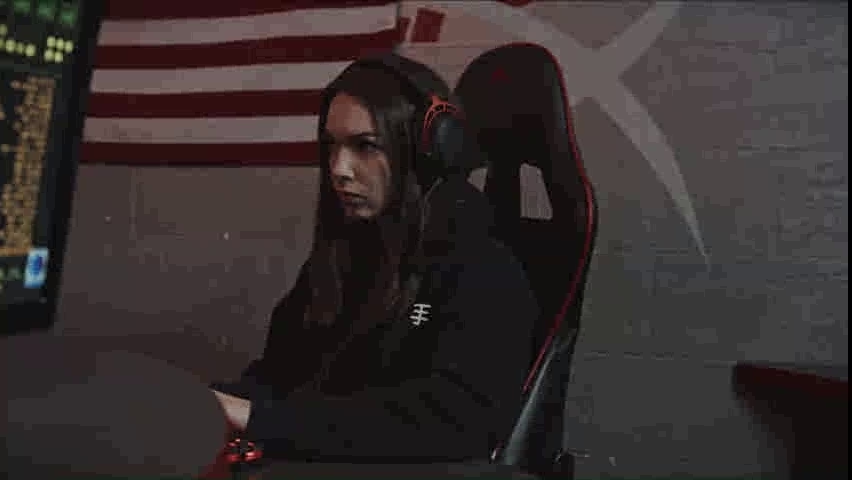
#> input picture output/decoded_frame_001.png, 852 x 480 px, given as the content of the folder frames/, which was not available
$ python main.py
#> lines starting #> are read from the running program, lines starting #| are printed output that depends on the picture; pictures that were not available may be replaced by others from this repository, and a replacement may not be noted
### part1.py
import cv2
import numpy as np
import os

def load_frames(folder_path):

#> called with folder_path = 'frames/'
    frames = []
    files = sorted([
        f for f in os.listdir(folder_path)
        if f.endswith(('.png', '.jpg', '.jpeg'))
    ])
    for file in files:
        img = cv2.imread(os.path.join(folder_path, file))
#> img is the input picture: shape (480, 852, 3); mean B, G, R 45.7, 45.9, 53.8
        if img is not None:
            frames.append(img)
    print(f"{len(frames)} images chargées.")
#| 1 images chargées.
    return frames


def bgr_to_ycbcr(frame_bgr):

    frame_ycbcr = cv2.cvtColor(frame_bgr, cv2.COLOR_BGR2YCrCb)

    Y, Cr, Cb = cv2.split(frame_ycbcr)

    Cb_sub = cv2.resize(Cb, (Cb.shape[1] // 2, Cb.shape[0] // 2),interpolation=cv2.INTER_LINEAR)
    Cr_sub = cv2.resize(Cr, (Cr.shape[1] // 2, Cr.shape[0] // 2),interpolation=cv2.INTER_LINEAR)
    return Y, Cb_sub, Cr_sub
def ycbcr_to_bgr(Y, Cb_sub, Cr_sub):

    h, w = Y.shape

    Cb = cv2.resize(Cb_sub, (w, h), interpolation=cv2.INTER_LINEAR)
    Cr = cv2.resize(Cr_sub, (w, h), interpolation=cv2.INTER_LINEAR)

    merged = cv2.merge([Y, Cr, Cb])
    frame_bgr = cv2.cvtColor(merged, cv2.COLOR_YCrCb2BGR)
    return frame_bgr

### part2.py
import numpy as np
import cv2


Q_MATRIX = np.array([
    [16, 11, 10, 16, 24,  40,  51,  61],
    [12, 12, 14, 19, 26,  58,  60,  55],
    [14, 13, 16, 24, 40,  57,  69,  56],
    [14, 17, 22, 29, 51,  87,  80,  62],
    [18, 22, 37, 56, 68,  109, 103, 77],
    [24, 35, 55, 64, 81,  104, 113, 92],
    [49, 64, 78, 87, 103, 121, 120, 101],
    [72, 92, 95, 98, 112, 100, 103, 99]
], dtype=np.float32)
def dct_2d(block):
    return cv2.dct(block.astype(np.float32))
def idct_2d(block):
    return cv2.idct(block.astype(np.float32))
def quantize(dct_block, Q):
    return np.round(dct_block / Q).astype(np.int32)
def dequantize(quant_block, Q):
    return (quant_block * Q).astype(np.float32)
def encode_iframe(Y_channel, Q_factor=1.0):
    h, w = Y_channel.shape
    Q = Q_MATRIX * Q_factor

    coeffs = np.zeros((h, w), dtype=np.int32)
    for i in range(0, h - 7, 8):
        for j in range(0, w - 7, 8):
            block = Y_channel[i:i+8, j:j+8].astype(np.float32) - 128
            dct_block = dct_2d(block)
            quant_block = quantize(dct_block, Q)
            coeffs[i:i+8, j:j+8] = quant_block
    return coeffs
def decode_iframe(coeffs, Q_factor=1.0):
    h, w = coeffs.shape
    Q = Q_MATRIX * Q_factor
    Y_reconstructed = np.zeros((h, w), dtype=np.float32)
    for i in range(0, h - 7, 8):
        for j in range(0, w - 7, 8):
            quant_block = coeffs[i:i+8, j:j+8].astype(np.float32)
            dct_block = dequantize(quant_block, Q)
            block = idct_2d(dct_block) + 128
            Y_reconstructed[i:i+8, j:j+8] = np.clip(block, 0, 255)
    return Y_reconstructed.astype(np.uint8)

### part3.py
import numpy as np
import cv2
from part2 import encode_iframe, decode_iframe, quantize, dequantize, dct_2d, idct_2d, Q_MATRIX


# [94 lines left out: functions motion_estimation, encode_pframe, decode_pframe, not called in this run]
def encode_video(frames_Y, GOP=4, Q_factor=1.0):
    encoded = []
    for i, Y in enumerate(frames_Y):
        if i % GOP == 0:
            coeffs = encode_iframe(Y, Q_factor)
            encoded.append({'type': 'I', 'coeffs': coeffs})
            print(f"Frame {i} → I-frame")
        else:
            ref_Y = encoded[-1]['reconstructed']
            mvs, res_coeffs = encode_pframe(Y, ref_Y, Q_factor)
            encoded.append({'type': 'P', 'motion_vectors': mvs, 'residual_coeffs': res_coeffs})
            print(f"Frame {i} → P-frame")
        if encoded[-1]['type'] == 'I':
            encoded[-1]['reconstructed'] = decode_iframe(encoded[-1]['coeffs'], Q_factor)
        else:
            encoded[-1]['reconstructed'] = decode_pframe(
                encoded[-2]['reconstructed'],
                encoded[-1]['motion_vectors'],
                encoded[-1]['residual_coeffs'],
                Q_factor
            )
    return encoded
def decode_video(encoded, Q_factor=1.0):
    decoded_frames = []
    for i, frame_data in enumerate(encoded):
        if frame_data['type'] == 'I':
            Y = decode_iframe(frame_data['coeffs'], Q_factor)
        else:
            ref_Y = decoded_frames[-1]
            Y = decode_pframe(ref_Y, frame_data['motion_vectors'],
                              frame_data['residual_coeffs'], Q_factor)
        decoded_frames.append(Y)
        print(f"Frame {i} décodée ({frame_data['type']}-frame)")
    return decoded_frames

### part4.py
import numpy as np
import zlib
import pickle
import os
def serialize_encoded(encoded_frames):
    return pickle.dumps(encoded_frames)
def compress_data(serialized_data):
    return zlib.compress(serialized_data, level=9)
def write_bin(encoded_frames, output_path, metadata):
    payload = {
        'metadata': metadata,
        'frames': encoded_frames
    }
    serialized = serialize_encoded(payload)
    compressed = compress_data(serialized)
    with open(output_path, 'wb') as f:
        f.write(compressed)
    original_size = len(serialized)
    compressed_size = len(compressed)


    print(f"Taille avant compression  : {original_size / 1024:.1f} Kbytes")
    print(f"Taille après compression  : {compressed_size / 1024:.1f} Kbytes")
    ratio = ( original_size/compressed_size )
    print(f"ration: {ratio:.2f}")
    gain=(1 - compressed_size/original_size)*100
    print(f"Reduction de              : {gain:.1f}%")


    print(f"Fichier écrit : {output_path}")
    return original_size, compressed_size
def read_bin(input_path):
    with open(input_path, 'rb') as f:
        compressed = f.read()
    serialized = zlib.decompress(compressed)
    payload = pickle.loads(serialized)
    return payload['frames'], payload['metadata']

### part5.py
import numpy as np
import cv2
import matplotlib.pyplot as plt
import os

from part1 import bgr_to_ycbcr, ycbcr_to_bgr
from part2 import dct_2d, quantize, dequantize, idct_2d, Q_MATRIX

os.makedirs("output", exist_ok=True)
def visualize_pipeline(frames_bgr, encoded, decoded_Y, Q_factor=1.0, bin_path="output/video.bin"):

    n = min(5, len(frames_bgr))
    fig, axes = plt.subplots(1, n, figsize=(4*n, 4))
    if n == 1: axes = [axes]
    for i, ax in enumerate(axes):
        ax.imshow(cv2.cvtColor(frames_bgr[i], cv2.COLOR_BGR2RGB))
        ax.set_title(f"Frame {i}", fontsize=11)
        ax.axis('off')
    fig.suptitle("1. Original Frames", fontsize=13, fontweight='bold')
    plt.tight_layout()
    plt.savefig("output/viz1_original_frames.png", dpi=120, bbox_inches='tight')
    plt.close()

    Y, Cb, Cr = bgr_to_ycbcr(frames_bgr[0])
    Cb_up = cv2.resize(Cb, (Y.shape[1], Y.shape[0]))
    Cr_up = cv2.resize(Cr, (Y.shape[1], Y.shape[0]))

    fig, axes = plt.subplots(1, 3, figsize=(15, 4))
    for ax, ch, title in zip(axes,
                              [Y, Cb_up, Cr_up],
                              ['Y  (Luminance)', 'Cb  (Blue diff)', 'Cr  (Red diff)']):
        ax.imshow(ch, cmap='gray')
        ax.set_title(title, fontsize=12)
        ax.axis('off')
    fig.suptitle("2. YCbCr Color Channels", fontsize=13, fontweight='bold')
    plt.tight_layout()
    plt.savefig("output/viz2_color_channels.png", dpi=120, bbox_inches='tight')
    plt.close()

    block_raw   = Y[64:72, 64:72].astype(np.float32) - 128
    Q           = Q_MATRIX * Q_factor
    dct_block   = dct_2d(block_raw)
    quant_block = quantize(dct_block, Q).astype(np.float32)
    recon_block = np.clip(idct_2d(dequantize(quant_block, Q)) + 128, 0, 255)

    fig, axes = plt.subplots(1, 4, figsize=(16, 4))
    titles = ['Raw pixels', 'DCT coefficients', 'Quantized', 'Reconstructed']
    datas  = [block_raw + 128, dct_block, quant_block, recon_block]
    cmaps  = ['gray', 'RdBu_r', 'RdBu_r', 'gray']
    for ax, data, title, cmap in zip(axes, datas, titles, cmaps):
        im = ax.imshow(data, cmap=cmap, interpolation='nearest')
        ax.set_title(title, fontsize=11)
        ax.axis('off')
        plt.colorbar(im, ax=ax, fraction=0.046, pad=0.04)
    fig.suptitle("3. DCT & Quantization — one 8×8 block", fontsize=13, fontweight='bold')
    plt.tight_layout()
    plt.savefig("output/viz3_dct_quantization.png", dpi=120, bbox_inches='tight')
    plt.close()

    p_idx = next((i for i, f in enumerate(encoded) if f['type'] == 'P'), 1)
    curr_rgb = cv2.cvtColor(frames_bgr[p_idx], cv2.COLOR_BGR2RGB)
    h_f, w_f = curr_rgb.shape[:2]

    fig, ax = plt.subplots(figsize=(8, 6))
    ax.imshow(curr_rgb)

    mvs = encoded[p_idx]['motion_vectors']
    xs, ys, dxs, dys = [], [], [], []
    for (bx, by, dx, dy) in mvs:
        if abs(dx) + abs(dy) > 0:
            xs.append(bx + 8)
            ys.append(by + 8)
            dxs.append(dx)
            dys.append(dy)

    if xs:
        ax.quiver(xs, ys, dxs, dys,
                  color='red', angles='xy', scale_units='xy',
                  scale=0.25, width=0.003, headwidth=4, headlength=4)

    ax.set_title(f"4. Motion Vectors — P-frame {p_idx}", fontsize=13, fontweight='bold')
    ax.axis('off')
    plt.tight_layout()
    plt.savefig("output/viz4_motion_vectors.png", dpi=120, bbox_inches='tight')
    plt.close()

    Y_curr = bgr_to_ycbcr(frames_bgr[p_idx])[0].astype(np.float32)
    Y_prev = bgr_to_ycbcr(frames_bgr[p_idx - 1])[0].astype(np.float32)
    residual_temporal = Y_curr - Y_prev

    Y_dec = decoded_Y[p_idx].astype(np.float32)
    residual_encoding = Y_curr - Y_dec

    _, Cb_p, Cr_p = bgr_to_ycbcr(frames_bgr[p_idx])
    recon_bgr = ycbcr_to_bgr(decoded_Y[p_idx], Cb_p, Cr_p)

    fig, axes = plt.subplots(1, 4, figsize=(22, 5))

    axes[0].imshow(cv2.cvtColor(frames_bgr[p_idx], cv2.COLOR_BGR2RGB))
    axes[0].set_title(f"Original (frame {p_idx})", fontsize=11)
    axes[0].axis('off')

    im1 = axes[1].imshow(residual_temporal, cmap='RdBu_r', vmin=-50, vmax=50)
    plt.colorbar(im1, ax=axes[1], fraction=0.046, pad=0.04)
    axes[1].set_title(f"Temporal residual\n(frame {p_idx} - frame {p_idx-1})", fontsize=11)
    axes[1].axis('off')

    im2 = axes[2].imshow(residual_encoding, cmap='RdBu_r', vmin=-50, vmax=50)
    plt.colorbar(im2, ax=axes[2], fraction=0.046, pad=0.04)
    axes[2].set_title("Encoding residual\n(original - reconstructed)", fontsize=11)
    axes[2].axis('off')

    axes[3].imshow(cv2.cvtColor(recon_bgr, cv2.COLOR_BGR2RGB))
    axes[3].set_title(f"Reconstructed (frame {p_idx})", fontsize=11)
    axes[3].axis('off')

    fig.suptitle("5. Residuals & Reconstruction", fontsize=13, fontweight='bold')
    plt.tight_layout()
    plt.savefig("output/viz5_residuals.png", dpi=120, bbox_inches='tight')
    plt.close()

    print("Saved: viz1_original_frames.png")
    print("Saved: viz2_color_channels.png")
    print("Saved: viz3_dct_quantization.png")
    print("Saved: viz4_motion_vectors.png")
    print("Saved: viz5_residuals.png")

    Y_ov, Cb_ov, Cr_ov = bgr_to_ycbcr(frames_bgr[0])
    Cb_ov_up = cv2.resize(Cb_ov, (Y_ov.shape[1], Y_ov.shape[0]))
    Cr_ov_up = cv2.resize(Cr_ov, (Y_ov.shape[1], Y_ov.shape[0]))

    n_frames = min(5, len(frames_bgr))

    fig = plt.figure(figsize=(22, 20))
    fig.suptitle("MPEG-4 Encoder Pipeline — Full Overview", fontsize=15, fontweight='bold', y=0.98)

    C = max(n_frames, 4)

    for i in range(n_frames):
        ax = fig.add_subplot(5, C, i + 1)
        ax.imshow(cv2.cvtColor(frames_bgr[i], cv2.COLOR_BGR2RGB))
        ftype = encoded[i]['type'] if i < len(encoded) else '?'
        ax.set_title(f"Frame {i}  [{ftype}]", fontsize=9)
        ax.axis('off')
    for j in range(n_frames, C):
        fig.add_subplot(5, C, j + 1).axis('off')

    color_data   = [Y_ov, Cb_ov_up, Cr_ov_up]
    color_titles = ['Y  (Luminance)', 'Cb  (Blue diff)', 'Cr  (Red diff)']
    for k, (ch, title) in enumerate(zip(color_data, color_titles)):
        ax = fig.add_subplot(5, C, C + k + 1)
        ax.imshow(ch, cmap='gray')
        ax.set_title(title, fontsize=9)
        ax.axis('off')
    for j in range(3, C):
        fig.add_subplot(5, C, C + j + 1).axis('off')

    dct_stages  = [block_raw + 128, dct_block, quant_block, recon_block]
    dct_titles  = ['Raw pixels', 'DCT coeffs', 'Quantised', 'Reconstructed']
    dct_cmaps   = ['gray', 'RdBu_r', 'RdBu_r', 'gray']
    for k, (data, title, cmap) in enumerate(zip(dct_stages, dct_titles, dct_cmaps)):
        ax = fig.add_subplot(5, C, 2*C + k + 1)
        im = ax.imshow(data, cmap=cmap, interpolation='nearest')
        ax.set_title(title, fontsize=9)
        ax.axis('off')
        plt.colorbar(im, ax=ax, fraction=0.046, pad=0.04)
    for j in range(4, C):
        fig.add_subplot(5, C, 2*C + j + 1).axis('off')

    ax_mv = fig.add_subplot(5, C, 3*C + 1)
    ax_mv.imshow(cv2.cvtColor(frames_bgr[p_idx], cv2.COLOR_BGR2RGB))
    if xs:
        ax_mv.quiver(xs, ys, dxs, dys,
                     color='red', angles='xy', scale_units='xy',
                     scale=0.25, width=0.003, headwidth=4, headlength=4)
    ax_mv.set_title(f"Motion vectors — P-frame {p_idx}", fontsize=9)
    ax_mv.axis('off')
    for j in range(1, C):
        fig.add_subplot(5, C, 3*C + j + 1).axis('off')

    row5_data   = [
        cv2.cvtColor(frames_bgr[p_idx], cv2.COLOR_BGR2RGB),
        residual_temporal,
        residual_encoding,
        cv2.cvtColor(recon_bgr, cv2.COLOR_BGR2RGB),
    ]
    row5_titles = [
        f"Original (frame {p_idx})",
        f"Temporal residual\n(frame {p_idx} − frame {p_idx-1})",
        "Encoding residual\n(original − reconstructed)",
        f"Reconstructed (frame {p_idx})",
    ]
    row5_cmaps  = [None, 'RdBu_r', 'RdBu_r', None]
    for k, (data, title, cmap) in enumerate(zip(row5_data, row5_titles, row5_cmaps)):
        ax = fig.add_subplot(5, C, 4*C + k + 1)
        if cmap:
            im = ax.imshow(data, cmap=cmap, vmin=-50, vmax=50)
            plt.colorbar(im, ax=ax, fraction=0.046, pad=0.04)
        else:
            ax.imshow(data)
        ax.set_title(title, fontsize=9)
        ax.axis('off')
    for j in range(4, C):
        fig.add_subplot(5, C, 4*C + j + 1).axis('off')

    row_labels = [
        "1  Original\nframes",
        "2  Color\nspace",
        "3  DCT &\nQuantisation",
        "4  Motion\nvectors",
        "5  Residuals &\nReconstruction",
    ]
    for row, label in enumerate(row_labels):
        y_pos = 1 - (row + 0.5) / 5
        fig.text(0.01, y_pos, label, va='center', ha='left',
                 fontsize=9, fontweight='bold',
                 bbox=dict(boxstyle='round,pad=0.3', facecolor='#eeeeee', edgecolor='none'))

    plt.tight_layout(rect=[0.07, 0, 1, 0.97])
    plt.savefig("output/viz6_pipeline_overview.png", dpi=120, bbox_inches='tight')
    plt.close()
    print("Saved: viz6_pipeline_overview.png")
# [49 lines left out: function compute_metrics, not called in this run]

### main.py
from part1 import load_frames, bgr_to_ycbcr, ycbcr_to_bgr
from part3 import encode_video, decode_video
from part4 import write_bin, read_bin
from part5 import visualize_pipeline
import cv2
import os
import time


GOP = 4
Q_factor = 4

frames_bgr = load_frames("frames/")
#> frames_bgr = 1 item
frames_Y, frames_CbCr = [], []

for frame in frames_bgr:
    Y, Cb, Cr = bgr_to_ycbcr(frame)
    frames_Y.append(Y)
    frames_CbCr.append((Cb, Cr))
#> this loop made 1 pass
#> pass 1, in bgr_to_ycbcr, `Y, Cr, Cb = cv2.split(frame_ycbcr)`:
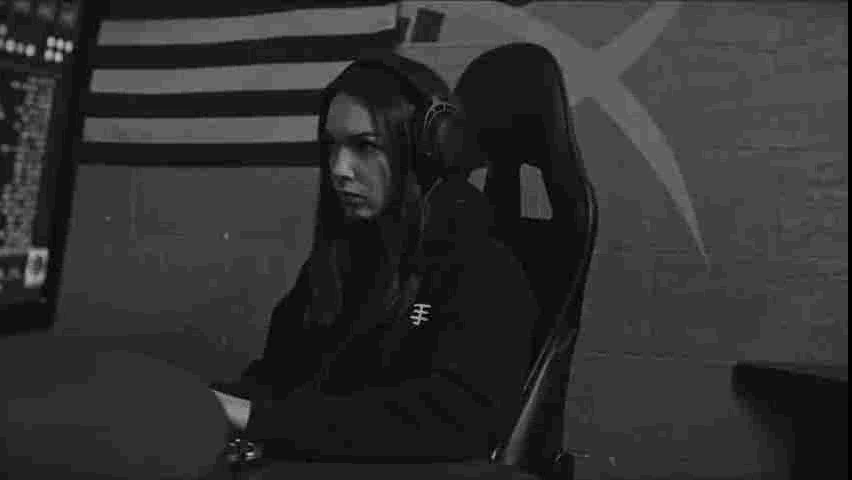
#> Y: shape (480, 852); min 0, max 195, mean 48.3
#> pass 1, in bgr_to_ycbcr, `Y, Cr, Cb = cv2.split(frame_ycbcr)`:
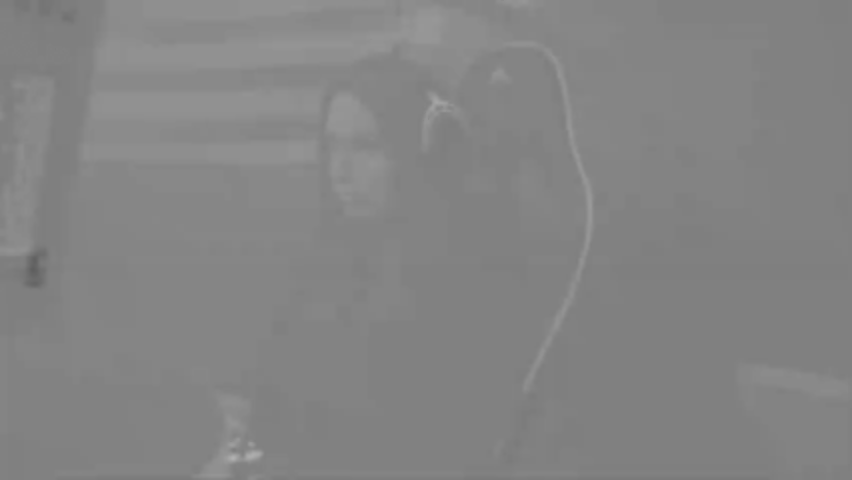
#> Cr: shape (480, 852); min 95, max 177, mean 132
#> pass 1, in bgr_to_ycbcr, `Y, Cr, Cb = cv2.split(frame_ycbcr)`:
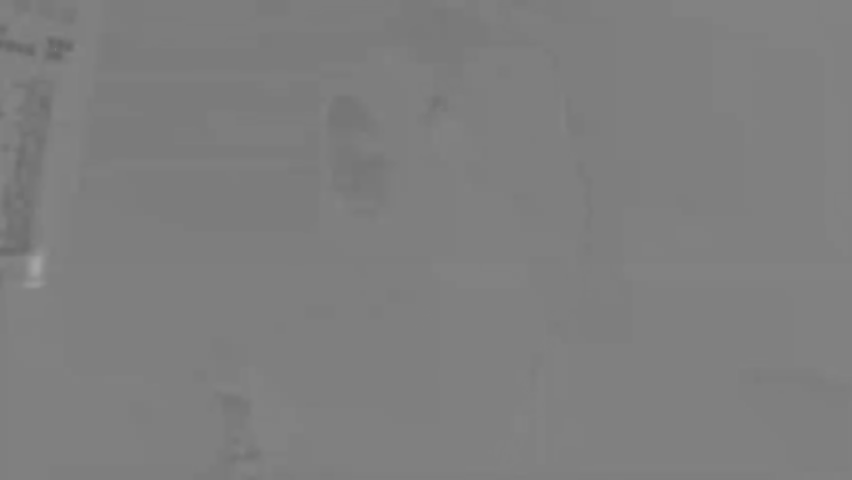
#> Cb: shape (480, 852); min 102, max 165, mean 126.6
#> after the loop, frames_CbCr = 1 item; frames_Y = 1 item

print("Encodage...")
start = time.time()
encoded = encode_video(frames_Y, GOP=GOP, Q_factor=Q_factor)
#> the loop in encode_video, `for i, Y in enumerate(frames_Y):` made 1 pass
#| Frame 0 → I-frame
#> pass 1, in encode_video, `coeffs = encode_iframe(Y, Q_factor)`:
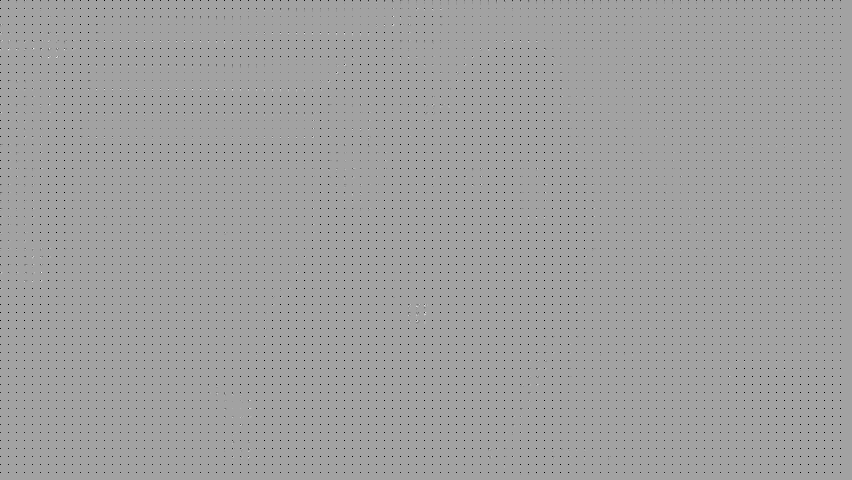
#> coeffs: shape (480, 852) int32; min -14, max 8, mean -0.155; drawn with min black and max white
#> encoded = 1 item
end = time.time()
print("Encoding time:", end - start, "seconds")
for f in encoded:
    f.pop('reconstructed', None)

metadata = {
    'GOP': GOP,
    'Q_factor': Q_factor,
    'num_frames': len(frames_Y),
    'frame_shape': frames_Y[0].shape
}
#> metadata = {'GOP': 4, 'Q_factor': 4, 'num_frames': 1, 'frame_shape': (480, 852)}
write_bin(encoded, "output/video.bin", metadata)
#> in write_bin, `original_size = len(serialized)`: original_size = 1636116
#> in write_bin, `compressed_size = len(compressed)`: compressed_size = 11796
#| Taille avant compression  : 1597.8 Kbytes
#| Taille après compression  : 11.5 Kbytes
#> in write_bin, `ratio = ( original_size/compressed_size )`: ratio = 138.7
#| ration: 138.70
#> in write_bin, `gain=(1 - compressed_size/original_size)*100`: gain = 99.28
#| Reduction de              : 99.3%

print("\nDécodage...")
encoded_loaded, meta = read_bin("output/video.bin")
decoded_Y = decode_video(encoded_loaded, Q_factor=meta['Q_factor'])

os.makedirs("output", exist_ok=True)
for i, Y_rec in enumerate(decoded_Y):
    Cb, Cr = frames_CbCr[i]
    img = ycbcr_to_bgr(Y_rec, Cb, Cr)
    cv2.imwrite(f"output/decoded_frame_{i:03d}.png", img)

print(f"\n{len(decoded_Y)} frames reconstruites dans output/")

print("\nGénération de la visualisation...")
visualize_pipeline(frames_bgr, encoded_loaded, decoded_Y, Q_factor)
#> in visualize_pipeline, `n = min(5, len(frames_bgr))`: n = 1
#> the loop in visualize_pipeline, `for i, ax in enumerate(axes):` made 1 pass
#> the loop in visualize_pipeline, `for ax, ch, title in zip(axes, [Y, Cb_up, Cr_up], ['Y  (Luminance)', '..` made 3 passes
#> title on passes 1 to 3: 'Y  (Luminance)', 'Cb  (Blue diff)', 'Cr  (Red diff)'
#> the loop in visualize_pipeline, `for ax, data, title, cmap in zip(axes, datas, titles, cmaps):` made 4 passes
#> in visualize_pipeline, `plt.savefig("output/viz3_dct_quantization.png", dpi=120, bbox_inches='..`:
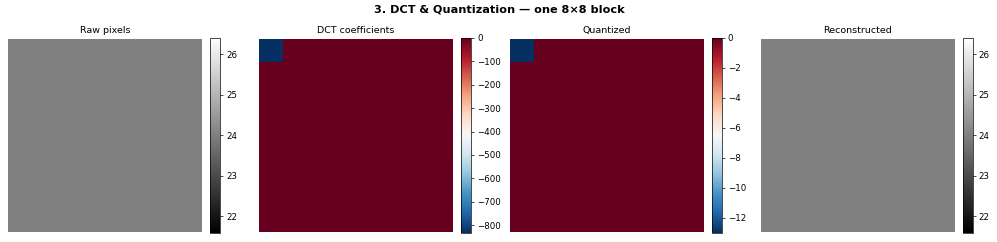
#> figure drawn by matplotlib, 8 panels
#> (the run stopped early here; a loop or call above may not have finished)
